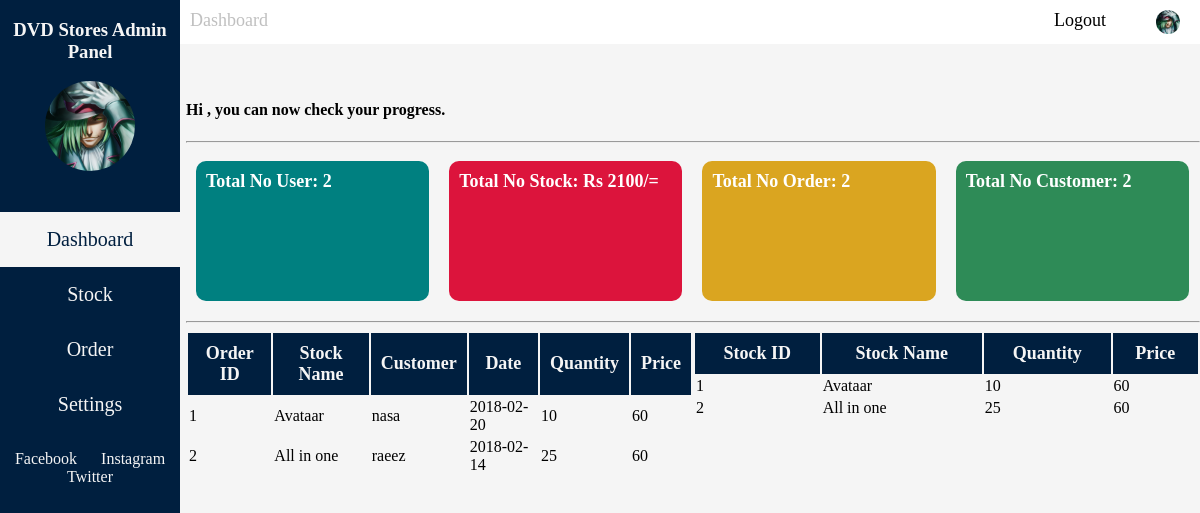
Page /DS-Dashboard.php on the committed database.
### tables this page shows
CREATE TABLE IF NOT EXISTS `order_detail` (
  `orderid` int(11) NOT NULL AUTO_INCREMENT,
  `username` varchar(50) NOT NULL,
  `dvdid` int(11) NOT NULL,
  `date` date NOT NULL,
  `quantity` int(11) NOT NULL,
  `price` float NOT NULL,
  `amount` float NOT NULL,
  PRIMARY KEY (`orderid`),
  KEY `fk_order_detail_username` (`username`),
  KEY `fk_order_detail_dvdid` (`dvdid`)
);

CREATE TABLE IF NOT EXISTS `dvd` (
  `dvdimage` longblob NOT NULL,
  `dvdid` int(11) NOT NULL AUTO_INCREMENT,
  `dvdname` varchar(100) NOT NULL,
  `type` varchar(25) NOT NULL,
  `categories` varchar(50) NOT NULL,
  `quantity` int(11) NOT NULL,
  `unitprice` float NOT NULL,
  PRIMARY KEY (`dvdid`)
);

### DS-Dashboard.php (the view, shortened to what this page needs)
<?php
    require 'connection.php';
?>
<!DOCTYPE html>
<html lang="en">
<head>
</head>
<body>
<?php
    $usertotal = 0;
    $customertotal = 0;
    $ordertotal = 0;
    $stocktotal = 0;
    $selectCustomer = "SELECT * FROM user_registration WHERE accounttype='Customer'";
    $selectUser = "SELECT * FROM user_registration WHERE NOT accounttype='Customer'";
    $selectOrder = "SELECT * FROM order_detail";
    $selectStock = "SELECT * FROM dvd";
    $customer = $con->query($selectCustomer);
    $user = $con->query($selectUser);
    $order = $con->query($selectOrder);
    $stock = $con->query($selectStock);
    while($rowUser=mysqli_fetch_assoc($user))
    {
        $usertotal = $usertotal+1;
    }
    while($rowStock=mysqli_fetch_assoc($stock))
    {
        $stocktotal = $stocktotal+($rowStock["unitprice"]*$rowStock["quantity"]);
    }
    while($rowOrder = mysqli_fetch_assoc($order))
    {
        $ordertotal = $ordertotal +1;
    }
    while($rowCustomer = mysqli_fetch_assoc($customer))
    {
        $customertotal = $customertotal+1;
    }
?>
<div class="navitop">
    <label style="float:left;margin-left:15%;font-size:18px">Dashboard</label>
    <a href="sessionDestroy.php">Logout</a>
    <img src="anime1.jpg" class="profpic" onclick="openNav()"/>
</div>
<div class="sideNavi">
    <h3>DVD Stores Admin Panel</h3>
    <img src="anime1.jpg" class="profi" onclick="openNav()"/>
    <br/>
    <a href="DS-Dashboard.php"><button class="btndashboard" style="background-color: whitesmoke;color:#001f3f;background-image: url(dashboard.png);background-repeat: no-repeat;background-size: 30%;background-position-x: -5px;background-position-y: -5px;">Dashboard</button></a><br/>
    <a href="DS-Stock.php"><button class="btnstock">Stock</button></a><br/>
    <a href="DS-Order.php"><button class="btnorder">Order</button></a><br/>
    <a href="DS-Setting.php"><button class="btnsetting">Settings</button></a><br/><br/>
    <a href="#" class="social">Facebook</a>
    <a href="#" class="social">Instagram</a>
    <a href="#" class="social">Twitter</a>
</div>
<div class="main">
    <h4>Hi <?php echo $_SESSION["userlogin"];?>, you can now check your progress.</h4>
    <hr/>
    <div class="detail users" style="background-color: teal">
        <h5>Total No User: <?php echo $usertotal;?></h5>
    </div>
    <div class="detail stocks" style="background-color: crimson">
        <h5>Total No Stock: Rs <?php echo $stocktotal;?>/=</h5>
    </div>
    <div class="detail orders" style="background-color: goldenrod">
        <h5>Total No Order: <?php echo $ordertotal;?></h5>
    </div>
    <div class="detail customers" style="background-color: seagreen">
        <h5>Total No Customer: <?php echo $customertotal;?></h5>
    </div>
    <br/><br/><br/><br/><br/><br/><br/><br/><br/>
    <hr/>
    <table class="tableorder">
        <tr>
            <th>Order ID</th>
            <th>Stock Name</th>
            <th>Customer</th>
            <th>Date</th>
            <th>Quantity</th>
            <th>Price</th>
        </tr>
        <?php
            $selectOrder = "SELECT * FROM order_detail o,dvd d WHERE o.dvdid=d.dvdid";
            $execute = $con->query($selectOrder);
            while($row9=mysqli_fetch_assoc($execute))
            {
                ?>
                    <tr>
                        <td><?php echo $row9["orderid"];?></td>
                        <td><?php echo $row9["dvdname"];?></td>
                        <td><?php echo $row9["username"];?></td>
                        <td><?php echo $row9["date"];?></td>
                        <td><?php echo $row9["quantity"];?></td>
                        <td><?php echo $row9["price"];?></td>
                    </tr>
        <?php
            }
        ?>
    </table>
    <table class="tablestock">
        <tr>
            <th>Stock ID</th>
            <th>Stock Name</th>
            <th>Quantity</th>
            <th>Price</th>
        </tr>
        <?php
            $stock = "SELECT * FROM dvd";
            $stockdetails1 = $con->query($stock);
            while($row8=mysqli_fetch_assoc($stockdetails1))
            {
                ?>
                <tr>
                    <td><?php echo $row8["dvdid"];?></td>
                    <td><?php echo $row8["dvdname"];?></td>
                    <td><?php echo $row8["quantity"];?></td>
                    <td><?php echo $row8["unitprice"];?></td>
                </tr>
        <?php
            }
        ?>
    </table>
</div>
</body>
</html>

### DS-Dashboard.php (style rules this page uses)
body { background-color: whitesmoke; }
.navitop { width:100%; position: fixed; z-index:50; overflow: hidden; background-color: white; top:0; left:0; padding:10px; text-align:right; }
.navitop a { text-decoration: none; margin:10px; color:black; font-size:18px; font-family: Calibri; }
.profpic { width:2%; float:right; border-radius: 100%; margin-right:30px; cursor: pointer; margin-left:20px; }
h1,label { font-family: Calibri; color:silver; }
.sideNavi { width:15%; background-color: #001f3f; height:100%; position: fixed; top:0; left:0; z-index:52; text-align: center; }
.social { color:whitesmoke; text-decoration: none; font-family: Calibri; padding:10px; }
h3 { color:whitesmoke; font-family: Calibri; }
.profi { width: 50%; border-radius: 50%; cursor: pointer; }
button { background-color: transparent; width:100%; outline:none; border: 1px solid transparent; color:whitesmoke; font-size:20px; font-family: Calibri; cursor: pointer; padding:15px; transition-duration: 0.5s; }
.btndashboard { background-image: url("dashi.png"); background-repeat: no-repeat; background-size: 30%; background-position-x: -5px; background-position-y: -5px; }
.btnstock { background-image: url("stocki.png"); background-repeat: no-repeat; background-size: 30%; background-position-x: -5px; background-position-y: -5px; }
.btnorder { background-image: url("orderi.png"); background-repeat: no-repeat; background-size: 30%; background-position-x: -5px; background-position-y: -5px; }
.btnsetting { background-image: url("setti.png"); background-repeat: no-repeat; background-size: 30%; background-position-x: -5px; background-position-y: -5px; }
.main { position: absolute; float:right; top:10%; right:0; width:84.5%; background-color: whitesmoke; padding-left:10px; }
h4 { color:black; font-family: Calibri; }
.detail { height:140px; width:23%; float:left; margin:10px; border-radius: 10px; }
h5 { font-family: Calibri; font-size:18px; color:white; margin:10px; }
.users { background-image: url("users.png"); background-size: 50%; background-repeat: no-repeat; background-position-y: 10px; }
.customers { background-image: url("customers.png"); background-size: 50%; background-repeat: no-repeat; background-position-y: 10px; }
.stocks { background-image: url("stocks.png"); background-size: 50%; background-repeat: no-repeat; background-position-y: 10px; }
.orders { background-image: url("orders.png"); background-size: 50%; background-repeat: no-repeat; background-position-y: 10px; }
.tableorder,.tablestock { width:50%; float:left; }
.tableorder th,.tablestock th { font-family: Calibri; font-size: 18px; background-color: #001f3f; color:whitesmoke; padding:10px; text-align:center; }

### rows in the picture
order_detail: orderid "1", dvdid.dvdname "Avataar", username "nasa", date "2018-02-20", dvdid.quantity "10", price "60"
order_detail: orderid "2", dvdid.dvdname "All in one", username "raeez", date "2018-02-14", dvdid.quantity "25", price "60"
dvd: dvdid "1", dvdname "Avataar", quantity "10", unitprice "60"
dvd: dvdid "2", dvdname "All in one", quantity "25", unitprice "60"

### other values in the picture
$usertotal "2"
$stocktotal "2100"
$ordertotal "2"
$customertotal "2"
